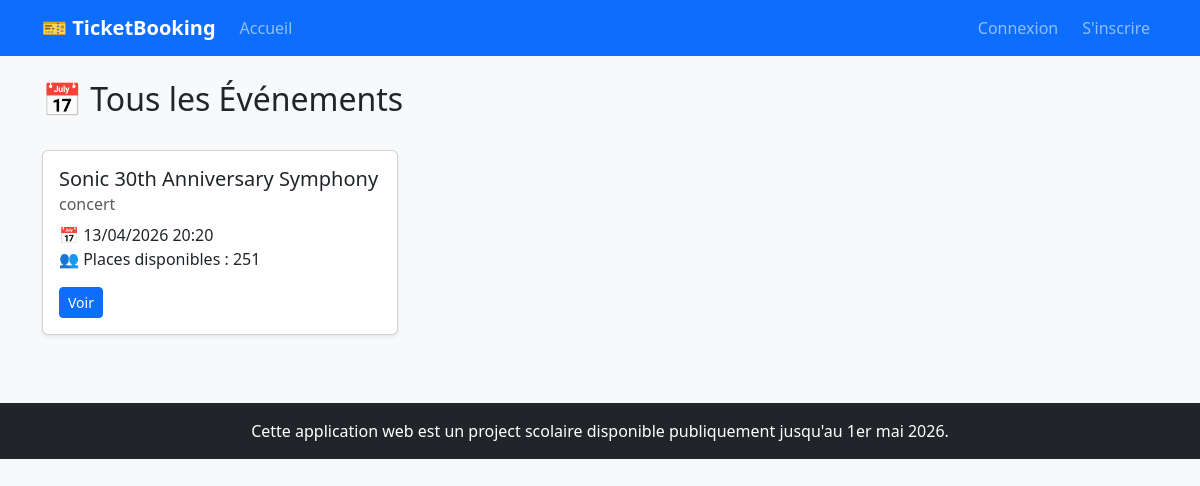
/events/index, run on the app's committed database.
### app/models/event.py (models this page shows, shortened)
class Event(db.Model):
    __tablename__ = 'events'
    id = db.Column(db.Integer, primary_key=True)
    titre = db.Column(db.String(150), nullable=True)
    date = db.Column(db.DateTime, nullable=True)
    description = db.Column(db.Text, nullable=True)
    capacite = db.Column(db.Integer, nullable=True)
    categorie = db.Column(db.String(50), nullable=True)

### app/routes/event_routes.py (the view)
@event_bp.route("/")
@event_bp.route("/index")
def index():
    events = Event.query.order_by(Event.date.desc()).all()
    return render_template("events/index.html", events=events)

### app/templates/events/index.html (shortened to what this page needs)
{% extends "base.html" %}
{% block content %}
<div class="d-flex justify-content-between align-items-center mb-4">
    <h2>📅 Tous les Événements</h2>
</div>
<div class="row">
    {% for event in events %}
    <div class="col-md-4">
        <div class="card shadow-sm">
            <div class="card-body">
                <h5 class="card-title">{{ event.titre }}</h5>
                <h6 class="card-subtitle mb-2 text-muted">{{ event.categorie }}</h6>
                <p class="card-text">
                    📅 {{ event.date.strftime('%d/%m/%Y %H:%M') }}<br>
                    👥 Places disponibles : {{ event.capacite }}
                </p>
                <div class="d-flex justify-content-between align-items-center">
                    <a href="{{ url_for('event.view', id=event.id) }}" class="btn btn-primary btn-sm">Voir</a>
                </div>
            </div>
        </div>
    </div>
    {% else %}
    <div class="col-12 text-center">
        <div class="alert alert-info">
            Aucun événement disponible pour le moment.
        </div>
    </div>
    {% endfor %}
</div>
{% endblock %}

### app/templates/base.html (style rules this page uses)
body { background-color: #f8f9fa; }
.card { margin-bottom: 20px; }

### data on the page
Event: titre "Sonic 30th Anniversary Symphony", categorie "concert", date "13/04/2026 20:20", capacite "251"
